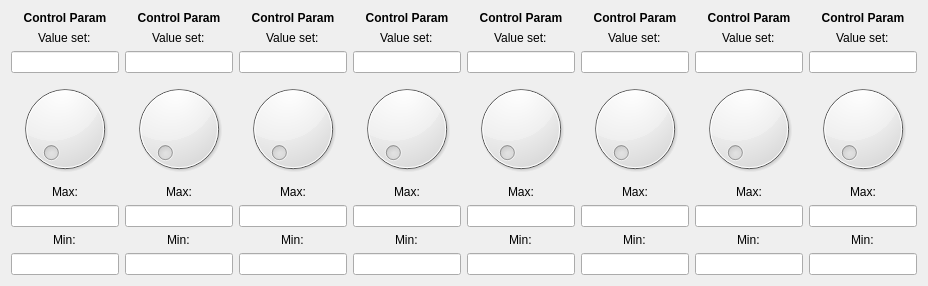
     <widget class="QWidget" name="eg_tab_2">
      <attribute name="title">
       <string>Encoder Group 3</string>
      </attribute>
      <layout class="QVBoxLayout" name="verticalLayout_3">
       <item>
        <layout class="QGridLayout" name="dial_grid_layout_2">
         <item row="0" column="7">
          <layout class="QVBoxLayout" name="dial_vertical_layout_23">
           <item>
            <widget class="QLabel" name="dial_control_param_name_23">
             <property name="font">
              <font>
               <weight>75</weight>
               <bold>true</bold>
              </font>
             </property>
             <property name="text">
              <string>Control Param</string>
             </property>
             <property name="alignment">
              <set>Qt::AlignCenter</set>
             </property>
            </widget>
           </item>
           <item alignment="Qt::AlignHCenter">
            <widget class="QLabel" name="dial_val_set_label_23">
             <property name="text">
              <string>Value set:</string>
             </property>
            </widget>
           </item>
           <item alignment="Qt::AlignHCenter">
            <widget class="QLineEdit" name="dial_val_set_23">
             <property name="text">
              <string/>
             </property>
             <property name="alignment">
              <set>Qt::AlignCenter</set>
             </property>
            </widget>
           </item>
           <item>
            <widget class="QDial" name="dial_23"/>
           </item>
           <item alignment="Qt::AlignHCenter">
            <widget class="QLabel" name="dial_max_label_23">
             <property name="text">
              <string>Max:</string>
             </property>
            </widget>
           </item>
           <item alignment="Qt::AlignHCenter">
            <widget class="QLineEdit" name="dial_max_val_23">
             <property name="text">
              <string/>
             </property>
             <property name="alignment">
              <set>Qt::AlignCenter</set>
             </property>
            </widget>
           </item>
           <item alignment="Qt::AlignHCenter">
            <widget class="QLabel" name="dial_min_label_23">
             <property name="text">
              <string>Min:</string>
             </property>
            </widget>
           </item>
           <item alignment="Qt::AlignHCenter">
            <widget class="QLineEdit" name="dial_min_val_23">
             <property name="text">
              <string/>
             </property>
             <property name="alignment">
              <set>Qt::AlignCenter</set>
             </property>
            </widget>
           </item>
          </layout>
         </item>
         <item row="0" column="3">
          <layout class="QVBoxLayout" name="dial_vertical_layout_19">
           <item>
            <widget class="QLabel" name="dial_control_param_name_19">
             <property name="font">
              <font>
               <weight>75</weight>
               <bold>true</bold>
              </font>
             </property>
             <property name="text">
              <string>Control Param</string>
             </property>
             <property name="alignment">
              <set>Qt::AlignCenter</set>
             </property>
            </widget>
           </item>
           <item alignment="Qt::AlignHCenter">
            <widget class="QLabel" name="dial_val_set_label_19">
             <property name="text">
              <string>Value set:</string>
             </property>
            </widget>
           </item>
           <item alignment="Qt::AlignHCenter">
            <widget class="QLineEdit" name="dial_val_set_19">
             <property name="text">
              <string/>
             </property>
             <property name="alignment">
              <set>Qt::AlignCenter</set>
             </property>
            </widget>
           </item>
           <item>
            <widget class="QDial" name="dial_19"/>
           </item>
           <item alignment="Qt::AlignHCenter">
            <widget class="QLabel" name="dial_max_label_19">
             <property name="text">
              <string>Max:</string>
             </property>
            </widget>
           </item>
           <item alignment="Qt::AlignHCenter">
            <widget class="QLineEdit" name="dial_max_val_19">
             <property name="text">
              <string/>
             </property>
             <property name="alignment">
              <set>Qt::AlignCenter</set>
             </property>
            </widget>
           </item>
           <item alignment="Qt::AlignHCenter">
            <widget class="QLabel" name="dial_min_label_19">
             <property name="text">
              <string>Min:</string>
             </property>
            </widget>
           </item>
           <item alignment="Qt::AlignHCenter">
            <widget class="QLineEdit" name="dial_min_val_19">
             <property name="text">
              <string/>
             </property>
             <property name="alignment">
              <set>Qt::AlignCenter</set>
             </property>
            </widget>
           </item>
          </layout>
         </item>
         <item row="0" column="0">
          <layout class="QVBoxLayout" name="dial_vertical_layout_16">
           <item>
            <widget class="QLabel" name="dial_control_param_name_16">
             <property name="font">
              <font>
               <weight>75</weight>
               <bold>true</bold>
              </font>
             </property>
             <property name="text">
              <string>Control Param</string>
             </property>
             <property name="alignment">
              <set>Qt::AlignCenter</set>
             </property>
            </widget>
           </item>
           <item alignment="Qt::AlignHCenter">
            <widget class="QLabel" name="dial_val_set_label_16">
             <property name="text">
              <string>Value set:</string>
             </property>
            </widget>
           </item>
           <item alignment="Qt::AlignHCenter">
            <widget class="QLineEdit" name="dial_val_set_16">
             <property name="text">
              <string/>
             </property>
             <property name="alignment">
              <set>Qt::AlignCenter</set>
             </property>
            </widget>
           </item>
           <item>
            <widget class="QDial" name="dial_16"/>
           </item>
           <item alignment="Qt::AlignHCenter">
            <widget class="QLabel" name="dial_max_label_16">
             <property name="text">
              <string>Max:</string>
             </property>
            </widget>
           </item>
           <item alignment="Qt::AlignHCenter">
            <widget class="QLineEdit" name="dial_max_val_16">
             <property name="text">
              <string/>
             </property>
             <property name="alignment">
              <set>Qt::AlignCenter</set>
             </property>
            </widget>
           </item>
           <item alignment="Qt::AlignHCenter">
            <widget class="QLabel" name="dial_min_label_16">
             <property name="text">
              <string>Min:</string>
             </property>
            </widget>
           </item>
           <item alignment="Qt::AlignHCenter">
            <widget class="QLineEdit" name="dial_min_val_16">
             <property name="text">
              <string/>
             </property>
             <property name="alignment">
              <set>Qt::AlignCenter</set>
             </property>
            </widget>
           </item>
          </layout>
         </item>
         <item row="0" column="5">
          <layout class="QVBoxLayout" name="dial_vertical_layout_21">
           <item>
            <widget class="QLabel" name="dial_control_param_name_21">
             <property name="font">
              <font>
               <weight>75</weight>
               <bold>true</bold>
              </font>
             </property>
             <property name="text">
              <string>Control Param</string>
             </property>
             <property name="alignment">
              <set>Qt::AlignCenter</set>
             </property>
            </widget>
           </item>
           <item alignment="Qt::AlignHCenter">
            <widget class="QLabel" name="dial_val_set_label_21">
             <property name="text">
              <string>Value set:</string>
             </property>
            </widget>
           </item>
           <item alignment="Qt::AlignHCenter">
            <widget class="QLineEdit" name="dial_val_set_21">
             <property name="text">
              <string/>
             </property>
             <property name="alignment">
              <set>Qt::AlignCenter</set>
             </property>
            </widget>
           </item>
           <item>
            <widget class="QDial" name="dial_21"/>
           </item>
           <item alignment="Qt::AlignHCenter">
            <widget class="QLabel" name="dial_max_label_21">
             <property name="text">
              <string>Max:</string>
             </property>
            </widget>
           </item>
           <item alignment="Qt::AlignHCenter">
            <widget class="QLineEdit" name="dial_max_val_21">
             <property name="text">
              <string/>
             </property>
             <property name="alignment">
              <set>Qt::AlignCenter</set>
             </property>
            </widget>
           </item>
           <item alignment="Qt::AlignHCenter">
            <widget class="QLabel" name="dial_min_label_21">
             <property name="text">
              <string>Min:</string>
             </property>
            </widget>
           </item>
           <item alignment="Qt::AlignHCenter">
            <widget class="QLineEdit" name="dial_min_val_21">
             <property name="text">
              <string/>
             </property>
             <property name="alignment">
              <set>Qt::AlignCenter</set>
             </property>
            </widget>
           </item>
          </layout>
         </item>
         <item row="0" column="6">
          <layout class="QVBoxLayout" name="dial_vertical_layout_22">
           <item>
            <widget class="QLabel" name="dial_control_param_name_22">
             <property name="font">
              <font>
               <weight>75</weight>
               <bold>true</bold>
              </font>
             </property>
             <property name="text">
              <string>Control Param</string>
             </property>
             <property name="alignment">
              <set>Qt::AlignCenter</set>
             </property>
            </widget>
           </item>
           <item alignment="Qt::AlignHCenter">
            <widget class="QLabel" name="dial_val_set_label_22">
             <property name="text">
              <string>Value set:</string>
             </property>
            </widget>
           </item>
           <item alignment="Qt::AlignHCenter">
            <widget class="QLineEdit" name="dial_val_set_22">
             <property name="text">
              <string/>
             </property>
             <property name="alignment">
              <set>Qt::AlignCenter</set>
             </property>
            </widget>
           </item>
           <item>
            <widget class="QDial" name="dial_22"/>
           </item>
           <item alignment="Qt::AlignHCenter">
            <widget class="QLabel" name="dial_max_label_22">
             <property name="text">
              <string>Max:</string>
             </property>
            </widget>
           </item>
           <item alignment="Qt::AlignHCenter">
            <widget class="QLineEdit" name="dial_max_val_22">
             <property name="text">
              <string/>
             </property>
             <property name="alignment">
              <set>Qt::AlignCenter</set>
             </property>
            </widget>
           </item>
           <item alignment="Qt::AlignHCenter">
            <widget class="QLabel" name="dial_min_label_22">
             <property name="text">
              <string>Min:</string>
             </property>
            </widget>
           </item>
           <item alignment="Qt::AlignHCenter">
            <widget class="QLineEdit" name="dial_min_val_22">
             <property name="text">
              <string/>
             </property>
             <property name="alignment">
              <set>Qt::AlignCenter</set>
             </property>
            </widget>
           </item>
          </layout>
         </item>
         <item row="0" column="2">
          <layout class="QVBoxLayout" name="dial_vertical_layout_18">
           <item>
            <widget class="QLabel" name="dial_control_param_name_18">
             <property name="font">
              <font>
               <weight>75</weight>
               <bold>true</bold>
              </font>
             </property>
             <property name="text">
              <string>Control Param</string>
             </property>
             <property name="alignment">
              <set>Qt::AlignCenter</set>
             </property>
            </widget>
           </item>
           <item alignment="Qt::AlignHCenter">
            <widget class="QLabel" name="dial_val_set_label_18">
             <property name="text">
              <string>Value set:</string>
             </property>
            </widget>
           </item>
           <item alignment="Qt::AlignHCenter">
            <widget class="QLineEdit" name="dial_val_set_18">
             <property name="text">
              <string/>
             </property>
             <property name="alignment">
              <set>Qt::AlignCenter</set>
             </property>
            </widget>
           </item>
           <item>
            <widget class="QDial" name="dial_18"/>
           </item>
           <item alignment="Qt::AlignHCenter">
            <widget class="QLabel" name="dial_max_label_18">
             <property name="text">
              <string>Max:</string>
             </property>
            </widget>
           </item>
           <item alignment="Qt::AlignHCenter">
            <widget class="QLineEdit" name="dial_max_val_18">
             <property name="text">
              <string/>
             </property>
             <property name="alignment">
              <set>Qt::AlignCenter</set>
             </property>
            </widget>
           </item>
           <item alignment="Qt::AlignHCenter">
            <widget class="QLabel" name="dial_min_label_18">
             <property name="text">
              <string>Min:</string>
             </property>
            </widget>
           </item>
           <item alignment="Qt::AlignHCenter">
            <widget class="QLineEdit" name="dial_min_val_18">
             <property name="text">
              <string/>
             </property>
             <property name="alignment">
              <set>Qt::AlignCenter</set>
             </property>
            </widget>
           </item>
          </layout>
         </item>
         <item row="0" column="1">
          <layout class="QVBoxLayout" name="dial_vertical_layout_17">
           <item>
            <widget class="QLabel" name="dial_control_param_name_17">
             <property name="font">
              <font>
               <weight>75</weight>
               <bold>true</bold>
              </font>
             </property>
             <property name="text">
              <string>Control Param</string>
             </property>
             <property name="alignment">
              <set>Qt::AlignCenter</set>
             </property>
            </widget>
           </item>
           <item alignment="Qt::AlignHCenter">
            <widget class="QLabel" name="dial_val_set_label_17">
             <property name="text">
              <string>Value set:</string>
             </property>
            </widget>
           </item>
           <item alignment="Qt::AlignHCenter">
            <widget class="QLineEdit" name="dial_val_set_17">
             <property name="text">
              <string/>
             </property>
             <property name="alignment">
              <set>Qt::AlignCenter</set>
             </property>
            </widget>
           </item>
           <item>
            <widget class="QDial" name="dial_17"/>
           </item>
           <item alignment="Qt::AlignHCenter">
            <widget class="QLabel" name="dial_max_label_17">
             <property name="text">
              <string>Max:</string>
             </property>
            </widget>
           </item>
           <item alignment="Qt::AlignHCenter">
            <widget class="QLineEdit" name="dial_max_val_17">
             <property name="text">
              <string/>
             </property>
             <property name="alignment">
              <set>Qt::AlignCenter</set>
             </property>
            </widget>
           </item>
           <item alignment="Qt::AlignHCenter">
            <widget class="QLabel" name="dial_min_label_17">
             <property name="text">
              <string>Min:</string>
             </property>
            </widget>
           </item>
           <item alignment="Qt::AlignHCenter">
            <widget class="QLineEdit" name="dial_min_val_17">
             <property name="text">
              <string/>
             </property>
             <property name="alignment">
              <set>Qt::AlignCenter</set>
             </property>
            </widget>
           </item>
          </layout>
         </item>
         <item row="0" column="4">
          <layout class="QVBoxLayout" name="dial_vertical_layout_20">
           <item>
            <widget class="QLabel" name="dial_control_param_name_20">
             <property name="font">
              <font>
               <weight>75</weight>
               <bold>true</bold>
              </font>
             </property>
             <property name="text">
              <string>Control Param</string>
             </property>
             <property name="alignment">
              <set>Qt::AlignCenter</set>
             </property>
            </widget>
           </item>
           <item alignment="Qt::AlignHCenter">
            <widget class="QLabel" name="dial_val_set_label_20">
             <property name="text">
              <string>Value set:</string>
             </property>
            </widget>
           </item>
           <item alignment="Qt::AlignHCenter">
            <widget class="QLineEdit" name="dial_val_set_20">
             <property name="text">
              <string/>
             </property>
             <property name="alignment">
              <set>Qt::AlignCenter</set>
             </property>
            </widget>
           </item>
           <item>
            <widget class="QDial" name="dial_20"/>
           </item>
           <item alignment="Qt::AlignHCenter">
            <widget class="QLabel" name="dial_max_label_20">
             <property name="text">
              <string>Max:</string>
             </property>
            </widget>
           </item>
           <item alignment="Qt::AlignHCenter">
            <widget class="QLineEdit" name="dial_max_val_20">
             <property name="text">
              <string/>
             </property>
             <property name="alignment">
              <set>Qt::AlignCenter</set>
             </property>
            </widget>
           </item>
           <item alignment="Qt::AlignHCenter">
            <widget class="QLabel" name="dial_min_label_20">
             <property name="text">
              <string>Min:</string>
             </property>
            </widget>
           </item>
           <item alignment="Qt::AlignHCenter">
            <widget class="QLineEdit" name="dial_min_val_20">
             <property name="text">
              <string/>
             </property>
             <property name="alignment">
              <set>Qt::AlignCenter</set>
             </property>
            </widget>
           </item>
          </layout>
         </item>
        </layout>
       </item>
      </layout>
     </widget>
